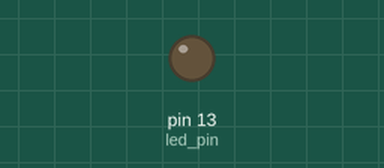
Simulated run of this sketch. Board: Arduino Uno, built with avr-gcc and run on an emulated ATmega328P. Shown: output pins drawn as LEDs (lit = HIGH). Dashed ring = blinking.

Above: at 0.5 s.
At 2.2 s:
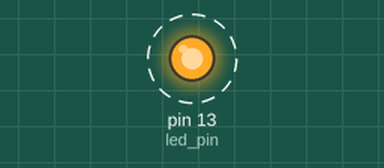
Timing chart, 0 to 3.0 s (numbered marks = the images above):
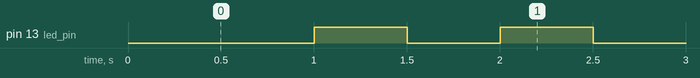

The sketch:

bsp1909102.ino
```cpp
#include <MsTimer2.h>

// Switch on LED on and off each half second

#if ARDUINO >= 100
const int led_pin = LED_BUILTIN; // 1.0 built in LED pin var
#else
const int led_pin = 13;     // default to pin 13
#endif


void flash()
{
  static boolean output = HIGH;
  static int counter= 0;
  if(counter >=7)
  {
    MsTimer2::stop();
  }
  digitalWrite(led_pin, output);
  output = !output;

  digitalWrite(led_pin, !digitalRead(led_pin));
  counter++;
}

void setup()
{
  pinMode(led_pin, OUTPUT);

  MsTimer2::set(500, flash); // 500ms period
  MsTimer2::start();
}

void loop()
{
  delay(10000);
}
```

Measured:
- by itself, pin 13 (led_pin): alternates HIGH for 0.50 s and LOW for 0.50 s, 7 changes in all, then stays HIGH
